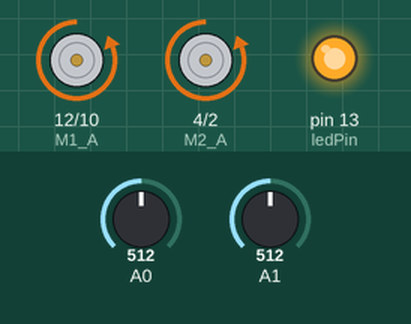
The sketch below on a simulated Arduino Uno, built with avr-gcc and run on an emulated ATmega328P. Shown: motor-driver pin pairs drawn as motors (green arrow = first pin HIGH = forward, orange = second pin HIGH = backward, longer = more drive, scaled by the enable pin), output pins drawn as LEDs (lit = HIGH). Inputs (shaded band) come from the test bench; at power-on: A0 = 512, A1 = 512.

Above: at 1.2 s.
1.3 s: A0 set to 531
At 2.3 s:
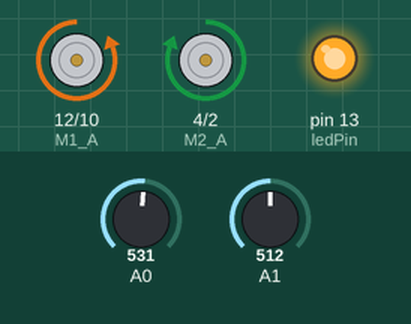
4.3 s: A1 set to 490
At 5.5 s:
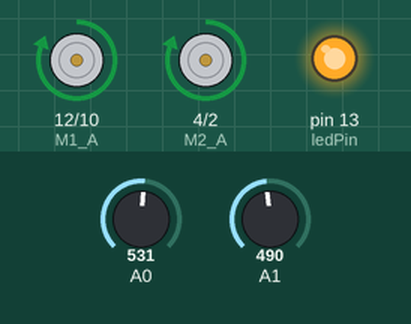
7.3 s: A0 set to 511
At 8.7 s:
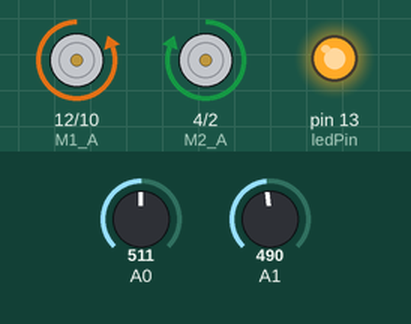
10.3 s: A1 set to 306
At 10.8 s:
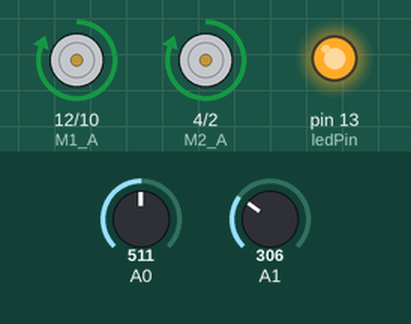
13.3 s: A1 set to 511
At 14.0 s:
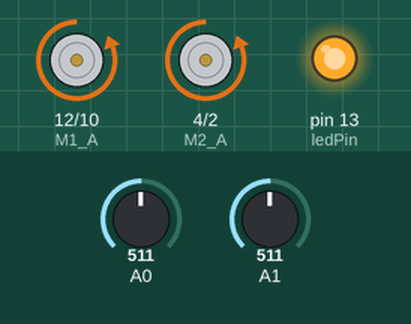
16.3 s: A0 set to 716
At 17.3 s:
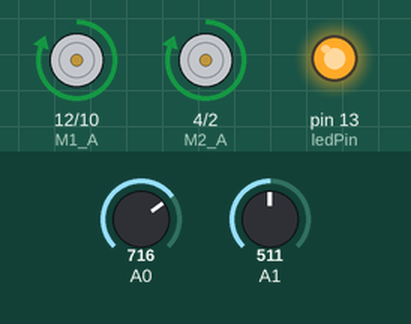
Timing chart, 0 to 19.3 s (numbered marks = the images above; inputs shaded):
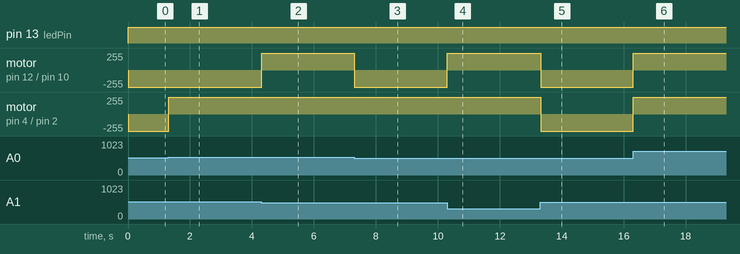

Measured:
- the behaviour switches between 513 and 514 on A0 (found by bisection; images 0 and 1)
- the behaviour switches between 498 and 497 on A1 (found by bisection; images 1 and 2)
- after the input at 1.3 s, motor on pin 4 (M2_A) / pin 2 (M2_B): backward 255/255 → forward 255/255 at once
- after the input at 4.3 s, motor on pin 12 (M1_A) / pin 10 (M1_B): backward 255/255 → forward 255/255 at once
- after the input at 7.3 s, motor on pin 12 (M1_A) / pin 10 (M1_B): forward 255/255 → backward 255/255 at once
- after the input at 10.3 s, motor on pin 12 (M1_A) / pin 10 (M1_B): backward 255/255 → forward 255/255 at once
- after the input at 13.3 s, motor on pin 12 (M1_A) / pin 10 (M1_B), motor on pin 4 (M2_A) / pin 2 (M2_B): forward 255/255 → backward 255/255 at once
- after the input at 16.3 s, motor on pin 12 (M1_A) / pin 10 (M1_B), motor on pin 4 (M2_A) / pin 2 (M2_B): backward 255/255 → forward 255/255 at once

The sketch:

photovore_v2.ino
```cpp
int M1_A = 12;    // if using Ardumoto, change to pin 13
int M1_PWM = 11;
int M1_B = 10; // if using Ardumoto, remove this variable

int M2_A = 4;   // if using Ardumoto, change to pin 12
int M2_PWM = 3;
int M2_B = 2;    // if using Ardumoto, remove this variable
int speed_val = 255;

int ledPin = 13;                // LED connected to digital pin 13

void setup()                    // run once, when the sketch starts
{

  pinMode(M1_A, OUTPUT);
pinMode(M1_PWM, OUTPUT);
pinMode(M1_B, OUTPUT);

pinMode(M2_A, OUTPUT);
pinMode(M2_PWM, OUTPUT);
pinMode(M2_B, OUTPUT);

  pinMode(ledPin, OUTPUT);      // sets the digital pin as output

}

   int sensor_left=1;//left photoresistor
   int sensor_right=2;//right photoresistor
   int threshold=8;//the larger this number, the more likely your robot will drive straight

void loop()
{
   digitalWrite(ledPin, HIGH);   // sets the LED on
//store sensor data
   sensor_left = analogRead(0);            // reads the value of the left photoresistor (value between 0 and 1023)
   sensor_left = map(sensor_left, 0, 1023, 0, 255);     // scale it to use it with the 8bits (value between 0 and 255)
   sensor_right = analogRead(1);            // reads the value of the right photoresistor (value between 0 and 1023)
   sensor_right = map(sensor_right, 0, 1023, 0, 255);     // scale it to use it with the 8bits (value between 0 and 255)

      //detects more light on left side of robot
      if(sensor_left > sensor_right && (sensor_left - sensor_right) > threshold)
         {//go left
        M1_reverse(speed_val);
        M2_forward(speed_val);
         }

      //detects more light on right side of robot
      else if(sensor_right > sensor_left && (sensor_right - sensor_left) > threshold)
         {//go right
         M1_forward(speed_val);
         M2_reverse(speed_val);
         }

      //detects no light on both left and right side of robot
      else if(sensor_right == sensor_left && (sensor_right - sensor_left) < threshold)
         {//go right
         M1_forward(speed_val);
         M2_reverse(speed_val);
         }

      //light is about equal on both sides
      else
         {//go straight
        M1_forward(speed_val);
M2_forward(speed_val);
         }
   delay(25);                       // waits 25ms for a small delay to prevent crazy oscillations
   digitalWrite(ledPin, LOW);    // sets the LED off
}
void M1_reverse(int x){
digitalWrite(M1_B, LOW);
digitalWrite(M1_A, HIGH);
analogWrite(M1_PWM, x);
}

void M1_forward(int x){
digitalWrite(M1_A, LOW);
digitalWrite(M1_B, HIGH);
analogWrite(M1_PWM, x);
}

void M1_stop(){
digitalWrite(M1_B, LOW);
digitalWrite(M1_A, LOW);
digitalWrite(M1_PWM, LOW);
}

void M2_forward(int y){
digitalWrite(M2_B, LOW);
digitalWrite(M2_A, HIGH);
analogWrite(M2_PWM, y);
}

void M2_reverse(int y){
digitalWrite(M2_A, LOW);
digitalWrite(M2_B, HIGH);
analogWrite(M2_PWM, y);
}

void M2_stop(){
digitalWrite(M2_B, LOW);
digitalWrite(M2_A, LOW);
digitalWrite(M2_PWM, LOW);
}
```
